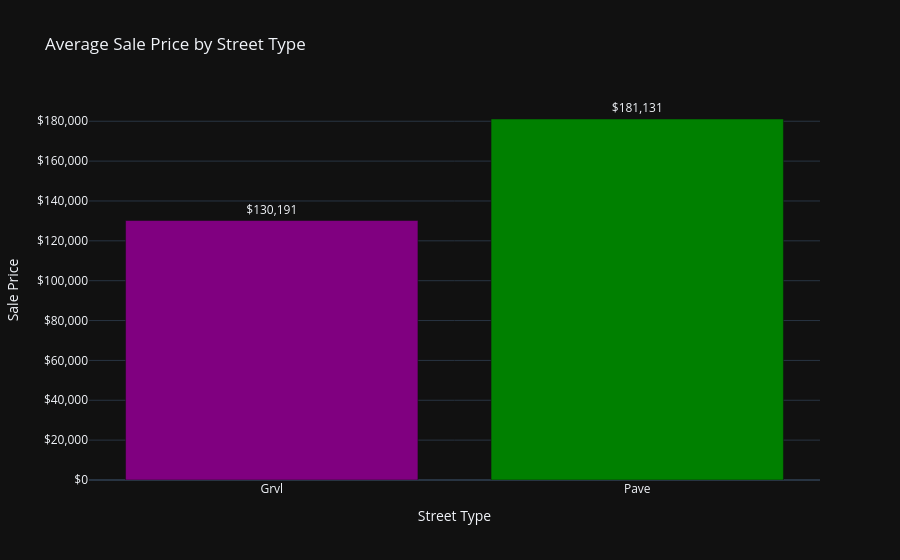
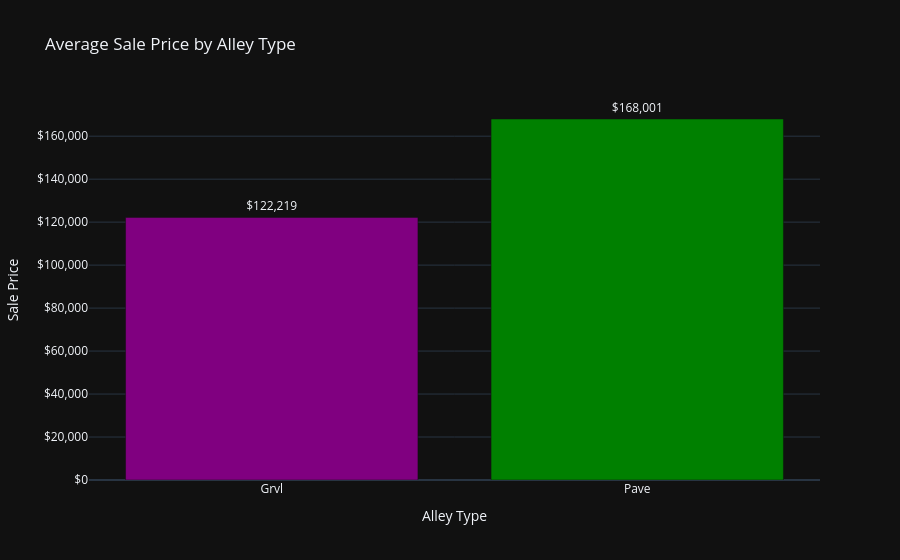

These figures' notebook cell, in order:
### Markdown cell above
将数据集 df 按照 MSZoning 分组，并计算每个分组中 SalePrice 的平均值，得到一个名为 zoning_prices 的 Pandas Series。

使用 plotly.express 库创建一个条形图 fig3。x 参数为 zoning_prices.index，即区域名称；y 参数为 zoning_prices.values，即平均房价；title 参数为图表的标题；color_discrete_sequence 参数用于设置颜色序列；text 参数为条形上显示的文本，这里为平均房价的值；template 参数用于指定图表样式模板

使用 update_traces() 方法对 fig3 中的每一个条形进行设置，包括设置文本模板、文本位置等。

使用 update_yaxes() 和 update_xaxes() 方法分别对 Y 轴和 X 轴进行设置，包括设置坐标轴标题、坐标轴刻度格式等。

使用 update_layout() 方法对图表整体进行设置，包括设置均匀文本最小字号和文本模式。

这段代码主要是通过使用 Pandas 分组计算数据集中不同区域的平均房价，并使用 Plotly 库绘制条形图展示不同区域的平均房价。

### Code cell
# 3. Street and alley access types effect on sale price
street_prices = df.groupby('Street')['SalePrice'].mean()
alley_prices = df.groupby('Alley')['SalePrice'].mean()

# Street Prices
colors_street = np.where(street_prices.index == 'Pave', 'purple', 'green')
fig5 = px.bar(x=street_prices.index, y=street_prices.values, title='Average Sale Price by Street Type',
              template='plotly_dark', text=street_prices.values,
              color=colors_street, color_discrete_sequence=['purple', 'green'])

fig5.update_traces(texttemplate='$%{text:,.0f}', textposition='outside')
fig5.update_yaxes(title='Sale Price', tickprefix='$', tickformat=',')
fig5.update_xaxes(title='Street Type')
fig5.update_layout(showlegend=False)

# Alley Prices
colors_alley = np.where(alley_prices.index == 'Pave', 'purple', 'green')
fig6 = px.bar(x=alley_prices.index, y=alley_prices.values, title='Average Sale Price by Alley Type',
              template='plotly_dark', text=alley_prices.values,
              color=colors_alley, color_discrete_sequence=['purple', 'green'])

fig6.update_traces(texttemplate='$%{text:,.0f}', textposition='outside')
fig6.update_yaxes(title='Sale Price', tickprefix='$', tickformat=',')
fig6.update_xaxes(title='Alley Type')
fig6.update_layout(showlegend=False)

fig5.show()
fig6.show()

### Figure 1 — Plotly figure (JSON) as saved in the notebook; plotly's stock layout.template omitted (floating-point values rounded to 4 significant figures)
{"data": [{"hovertemplate": "color=green<br>x=%{x}<br>y=%{y}<br>text=%{text}<extra></extra>", "legendgroup": "green", "marker": {"color": "purple", "pattern": {"shape": ""}}, "name": "green", "orientation": "v", "showlegend": true, "text": [130200.0], "textposition": "outside", "texttemplate": "$%{text:,.0f}", "type": "bar", "x": ["Grvl"], "xaxis": "x", "y": [130200.0], "yaxis": "y"}, {"hovertemplate": "color=purple<br>x=%{x}<br>y=%{y}<br>text=%{text}<extra></extra>", "legendgroup": "purple", "marker": {"color": "green", "pattern": {"shape": ""}}, "name": "purple", "orientation": "v", "showlegend": true, "text": [181100.0], "textposition": "outside", "texttemplate": "$%{text:,.0f}", "type": "bar", "x": ["Pave"], "xaxis": "x", "y": [181100.0], "yaxis": "y"}], "layout": {"barmode": "relative", "legend": {"title": {"text": "color"}, "tracegroupgap": 0}, "showlegend": false, "title": {"text": "Average Sale Price by Street Type"}, "xaxis": {"anchor": "y", "domain": [0, 1], "title": {"text": "Street Type"}}, "yaxis": {"anchor": "x", "domain": [0, 1], "tickformat": ",", "tickprefix": "$", "title": {"text": "Sale Price"}}}}

### Figure 2 — Plotly figure (JSON) as saved in the notebook; plotly's stock layout.template omitted (floating-point values rounded to 4 significant figures)
{"data": [{"hovertemplate": "color=green<br>x=%{x}<br>y=%{y}<br>text=%{text}<extra></extra>", "legendgroup": "green", "marker": {"color": "purple", "pattern": {"shape": ""}}, "name": "green", "orientation": "v", "showlegend": true, "text": [122200.0], "textposition": "outside", "texttemplate": "$%{text:,.0f}", "type": "bar", "x": ["Grvl"], "xaxis": "x", "y": [122200.0], "yaxis": "y"}, {"hovertemplate": "color=purple<br>x=%{x}<br>y=%{y}<br>text=%{text}<extra></extra>", "legendgroup": "purple", "marker": {"color": "green", "pattern": {"shape": ""}}, "name": "purple", "orientation": "v", "showlegend": true, "text": [168000.0], "textposition": "outside", "texttemplate": "$%{text:,.0f}", "type": "bar", "x": ["Pave"], "xaxis": "x", "y": [168000.0], "yaxis": "y"}], "layout": {"barmode": "relative", "legend": {"title": {"text": "color"}, "tracegroupgap": 0}, "showlegend": false, "title": {"text": "Average Sale Price by Alley Type"}, "xaxis": {"anchor": "y", "domain": [0, 1], "title": {"text": "Alley Type"}}, "yaxis": {"anchor": "x", "domain": [0, 1], "tickformat": ",", "tickprefix": "$", "title": {"text": "Sale Price"}}}}
